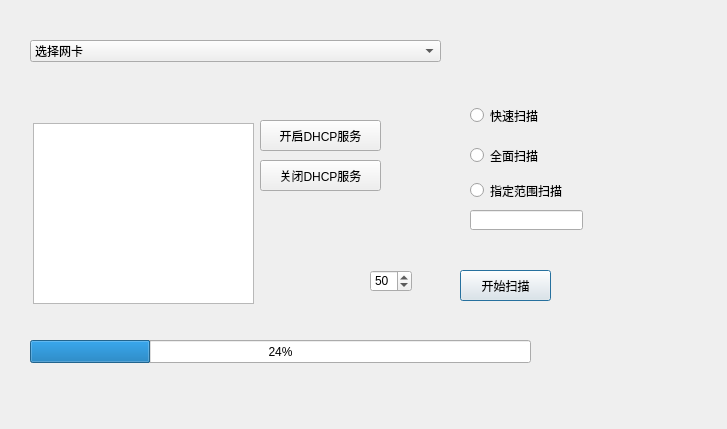
<?xml version="1.0" encoding="UTF-8"?>
<ui version="4.0">
 <class>Dialog</class>
 <widget class="QDialog" name="Dialog">
  <property name="geometry">
   <rect>
    <x>0</x>
    <y>0</y>
    <width>727</width>
    <height>429</height>
   </rect>
  </property>
  <property name="windowTitle">
   <string>Dialog</string>
  </property>
  <widget class="QComboBox" name="choose_network">
   <property name="geometry">
    <rect>
     <x>30</x>
     <y>40</y>
     <width>411</width>
     <height>22</height>
    </rect>
   </property>
   <property name="currentText">
    <string>选择网卡</string>
   </property>
   <property name="placeholderText">
    <string/>
   </property>
   <item>
    <property name="text">
     <string>选择网卡</string>
    </property>
   </item>
  </widget>
  <widget class="QPushButton" name="start_scan_button">
   <property name="geometry">
    <rect>
     <x>460</x>
     <y>270</y>
     <width>91</width>
     <height>31</height>
    </rect>
   </property>
   <property name="text">
    <string>开始扫描</string>
   </property>
  </widget>
  <widget class="QRadioButton" name="fast_scan">
   <property name="geometry">
    <rect>
     <x>470</x>
     <y>105</y>
     <width>141</width>
     <height>21</height>
    </rect>
   </property>
   <property name="text">
    <string>快速扫描</string>
   </property>
  </widget>
  <widget class="QRadioButton" name="full_scan">
   <property name="geometry">
    <rect>
     <x>470</x>
     <y>145</y>
     <width>141</width>
     <height>21</height>
    </rect>
   </property>
   <property name="text">
    <string>全面扫描</string>
   </property>
  </widget>
  <widget class="QRadioButton" name="choose_scan">
   <property name="geometry">
    <rect>
     <x>470</x>
     <y>180</y>
     <width>141</width>
     <height>21</height>
    </rect>
   </property>
   <property name="text">
    <string>指定范围扫描</string>
   </property>
  </widget>
  <widget class="QLineEdit" name="lineEdit">
   <property name="geometry">
    <rect>
     <x>470</x>
     <y>210</y>
     <width>113</width>
     <height>20</height>
    </rect>
   </property>
  </widget>
  <widget class="QPlainTextEdit" name="print_out">
   <property name="geometry">
    <rect>
     <x>33</x>
     <y>123</y>
     <width>221</width>
     <height>181</height>
    </rect>
   </property>
  </widget>
  <widget class="QProgressBar" name="progressBar">
   <property name="geometry">
    <rect>
     <x>30</x>
     <y>340</y>
     <width>501</width>
     <height>23</height>
    </rect>
   </property>
   <property name="value">
    <number>24</number>
   </property>
  </widget>
  <widget class="QPushButton" name="start_dhcp_button">
   <property name="geometry">
    <rect>
     <x>260</x>
     <y>120</y>
     <width>121</width>
     <height>31</height>
    </rect>
   </property>
   <property name="text">
    <string>开启DHCP服务</string>
   </property>
  </widget>
  <widget class="QPushButton" name="stop_dhcp_button">
   <property name="geometry">
    <rect>
     <x>260</x>
     <y>160</y>
     <width>121</width>
     <height>31</height>
    </rect>
   </property>
   <property name="text">
    <string>关闭DHCP服务</string>
   </property>
  </widget>
  <widget class="QSpinBox" name="scan_thread">
   <property name="geometry">
    <rect>
     <x>370</x>
     <y>270</y>
     <width>42</width>
     <height>22</height>
    </rect>
   </property>
   <property name="minimum">
    <number>1</number>
   </property>
   <property name="maximum">
    <number>100</number>
   </property>
   <property name="singleStep">
    <number>10</number>
   </property>
   <property name="value">
    <number>50</number>
   </property>
  </widget>
 </widget>
 <resources/>
 <connections/>
</ui>
